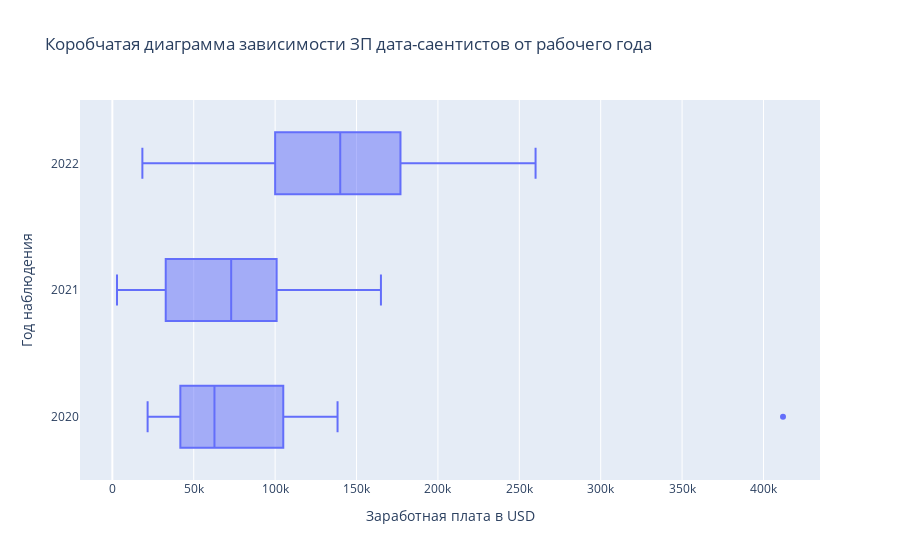

Notebook code cell kept with this figure:
### Code cell
# ЗП дата-саентистов
data_scientist_mask = salaries_data[salaries_data['job_title'] == 'Data Scientist']

fig3 = px.box(
    data_frame=data_scientist_mask,
    x = 'salary_in_usd',
    y = 'work_year',
    title='Коробчатая диаграмма зависимости ЗП дата-саентистов от рабочего года',
    labels={'work_year':'Год наблюдения',
            'salary_in_usd':'Заработная плата в USD'}
)

fig3

### Figure 1 — Plotly figure (JSON) as saved in the notebook; plotly's stock layout.template omitted (floating-point values rounded to 4 significant figures; data arrays with more than 128 entries replaced by an {"elided": "..."} marker saying what was removed)
{"data": [{"alignmentgroup": "True", "hovertemplate": "Заработная плата в USD=%{x}<br>Год наблюдения=%{y}<extra></extra>", "legendgroup": "", "marker": {"color": "#636efa"}, "name": "", "notched": false, "offsetgroup": "", "orientation": "h", "showlegend": false, "type": "box", "x": {"elided": "143 int values"}, "x0": " ", "xaxis": "x", "y": {"elided": "143 int values"}, "y0": " ", "yaxis": "y"}], "layout": {"boxmode": "group", "legend": {"tracegroupgap": 0}, "title": {"text": "Коробчатая диаграмма зависимости ЗП дата-саентистов от рабочего года"}, "xaxis": {"anchor": "y", "domain": [0, 1], "title": {"text": "Заработная плата в USD"}}, "yaxis": {"anchor": "x", "domain": [0, 1], "title": {"text": "Год наблюдения"}}}}
